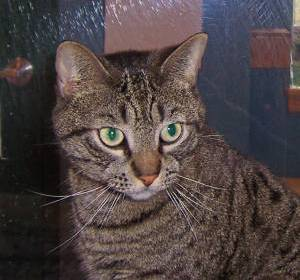
#> input picture Nhập môn thị giác máy tính/Thuc-hanh/Lab-03/Baitap3/Dataset/dogscats_small/train/cat.1.jpg, 300 x 280 px
$ jupyter execute --allow-errors 22520033_Baitap3.ipynb
#> lines starting #> are read from the running program, lines starting #| are printed output that depends on the picture
So sánh độ chính xác giữa phương pháp kNN và LogisticRegression cho tập dữ liệu dogscats_small

[cell 1]
import cv2
from skimage import feature
import os
import numpy as np
from skimage.feature import hog
from sklearn.preprocessing import StandardScaler
from sklearn.neighbors import KNeighborsClassifier
from sklearn.metrics import accuracy_score
from sklearn.linear_model import LogisticRegression

[cell 2]
root_dir = 'Dataset/dogscats_small'

train_images_path, train_labels = [], []
test_images_path, test_labels = [], []

for dataset_type in ['train', 'test']:
    dataset_path = os.path.join(root_dir, dataset_type)
    if not os.path.isdir(dataset_path):
        continue
    for image_filename in os.listdir(dataset_path):
        image_path = os.path.join(dataset_path, image_filename)
        if not os.path.isfile(image_path):
            continue
        label = image_filename.split('.')[0]
        if dataset_type == 'train':
            train_images_path.append(image_path)
            train_labels.append(label)
        else:
            test_images_path.append(image_path)
            test_labels.append(label)

[cell 3]
def compute_hog_features(img_paths):
    features = []
    for img_path in img_paths:
        img = cv2.imread(img_path)
#> img is the input picture: shape (280, 300, 3); mean B, G, R 68, 68.3, 78.8
        img = cv2.cvtColor(img, cv2.COLOR_BGR2GRAY)
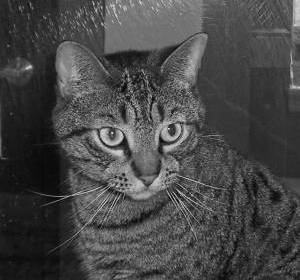
#> img: shape (280, 300); min 0, max 237, mean 71.4
        img = cv2.resize(img, (128, 256))
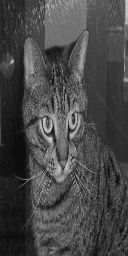
#> img: shape (256, 128); min 7, max 209, mean 71.3

        hog_features, hog_image = hog(
            img,
            orientations=9,
            pixels_per_cell=(8, 8),
            cells_per_block=(2, 2),
            block_norm='L2-Hys',
            visualize=True,
            transform_sqrt=True
        )
#> hog_features = 16740 values, max 0.442 at index 3060, min 0 at index 2, mean 0.143

        features.append(hog_features)
    return np.array(features)

train_features = compute_hog_features(train_images_path)
test_features = compute_hog_features(test_images_path)
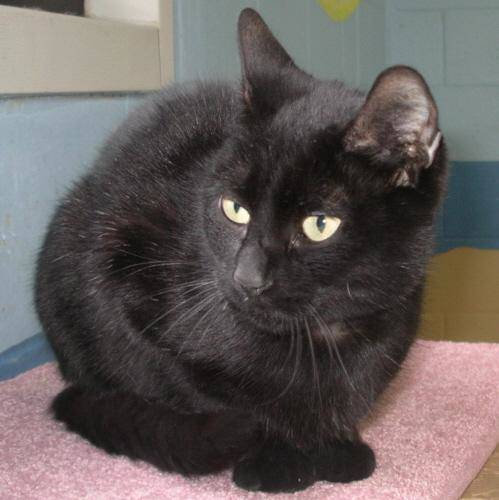
#> input picture Nhập môn thị giác máy tính/Thuc-hanh/Lab-03/Baitap3/Dataset/dogscats_small/test/cat.28.jpg, 499 x 500 px
#> in compute_hog_features, img is the input picture: shape (500, 499, 3); mean B, G, R 91.9, 93.4, 100.9
#> in compute_hog_features (call 2), `img = cv2.cvtColor(img, cv2.COLOR_BGR2GRAY)`:
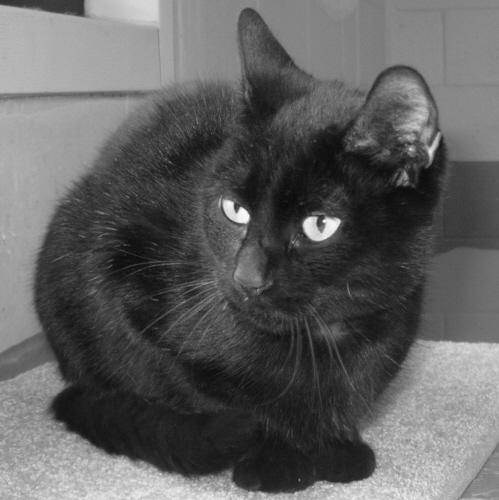
#> img: shape (500, 499); min 6, max 254, mean 95.5
#> in compute_hog_features (call 2), `img = cv2.resize(img, (128, 256))`:
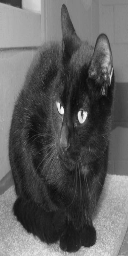
#> img: shape (256, 128); min 11, max 250, mean 95.4
#> in compute_hog_features (call 2), `hog_features, hog_image = hog( img, orientations=9, pixels_per_cell=(8..`: hog_features = 16740 values, max 0.659 at index 2254, min 0 at index 7, mean 0.138

scaler = StandardScaler()
train_features = scaler.fit_transform(train_features)
test_features = scaler.transform(test_features)
